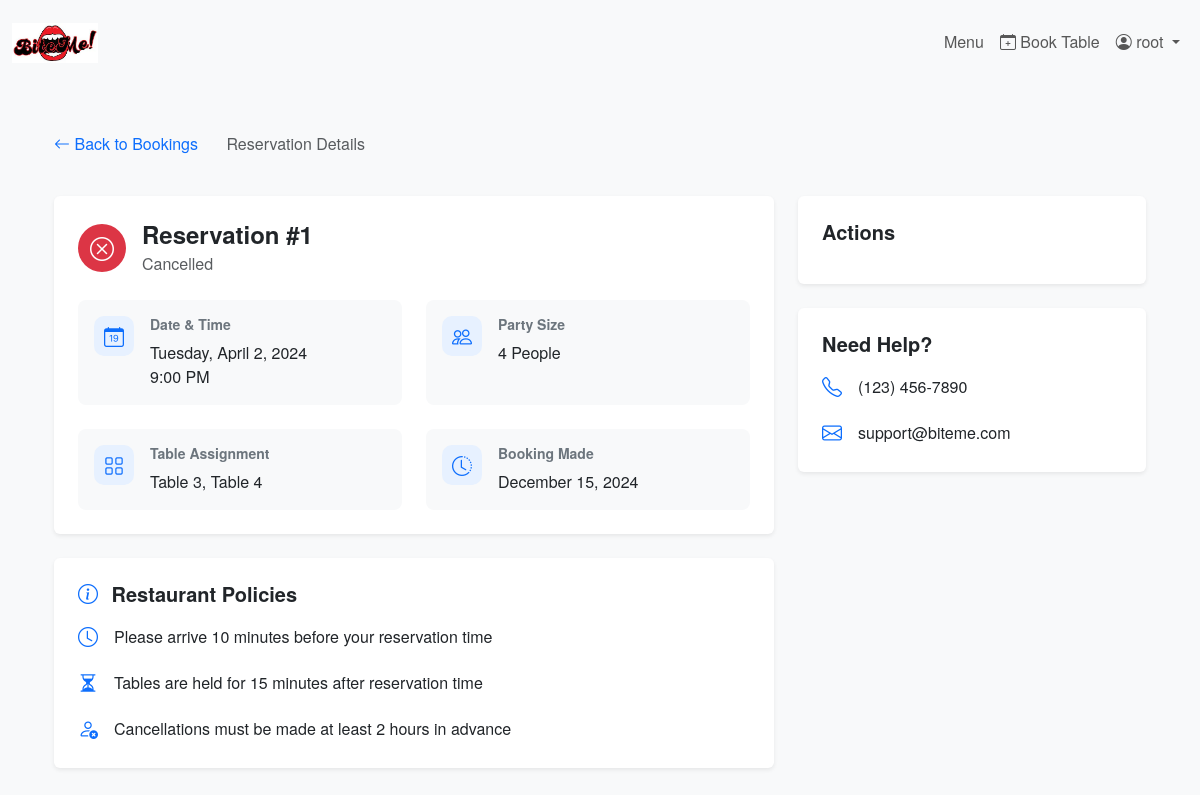
/booking/1/ (signed in), run on an earlier commit of the app's database.
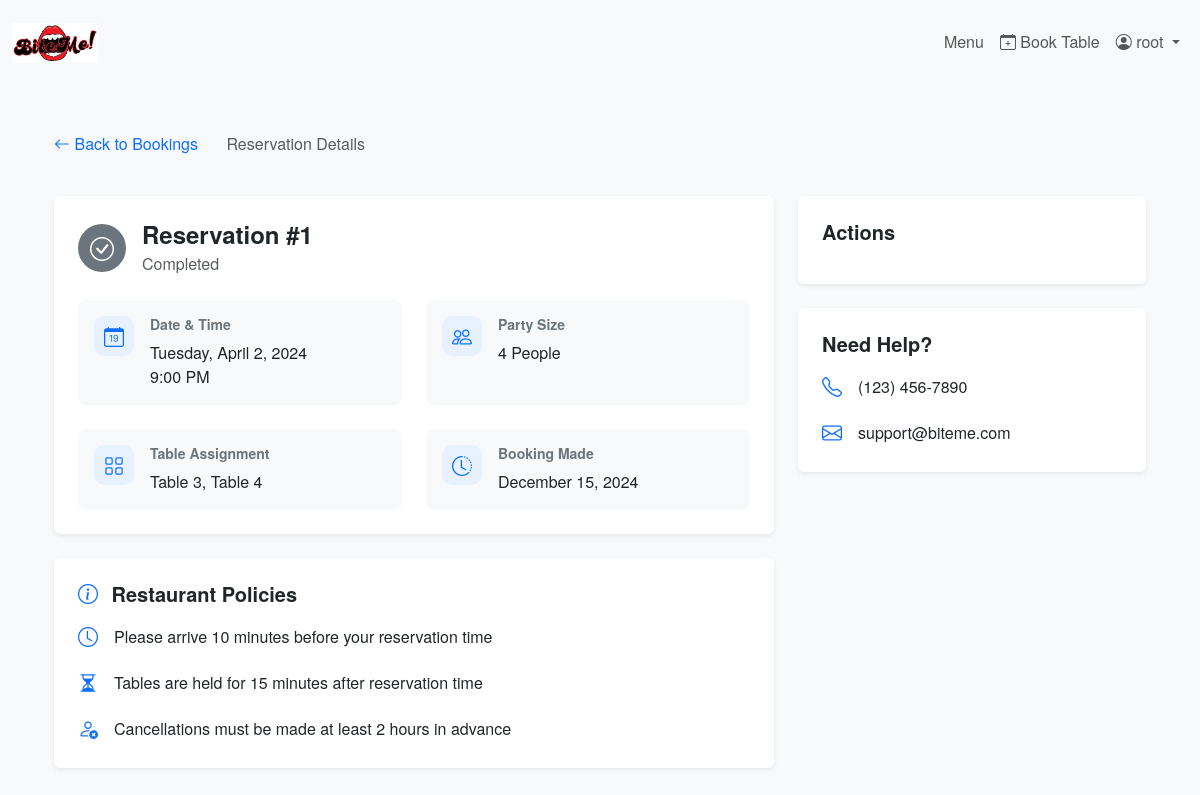
And on a later commit of the database.
### booking/models.py (models this page shows, shortened)
class Reservation(models.Model):
    user = models.ForeignKey(User, on_delete=models.CASCADE, related_name='reservations')
    date = models.DateField()
    time = models.TimeField()
    guests = models.IntegerField()
    tables = models.ManyToManyField(Table, related_name='reservations', blank=True)
    created_at = models.DateTimeField(default=timezone.now)
    canceled = models.BooleanField(default=False)

### booking/views.py (the view)
# urls.py: path('booking/<int:pk>/', booking_detail_view, name='booking_detail'),
@login_required
def booking_detail_view(request, pk):
    reservation = get_object_or_404(Reservation, pk=pk, user=request.user)
    context = {
        'reservation': reservation,
        'today': datetime.now().date()
    }
    return render(request, 'booking/booking_detail.html', context)

### booking/templates/booking/booking_detail.html (shortened to what the changed rows need)
{% extends 'booking/base.html' %}
{% load static %}
{% block content %}
<div class="container py-4">
    <div class="row">
        <div class="col-lg-8">
            <div class="card border-0 shadow-sm mb-4">
                <div class="card-body p-4">
                    <div class="d-flex align-items-center mb-4">
                        <div class="reservation-status-badge me-3
                            {% if reservation.canceled %}bg-danger
                            {% elif reservation.date < today %}bg-secondary
                            {% else %}bg-success{% endif %}">
                            <i class="bi
                                {% if reservation.canceled %}bi-x-circle
                                {% elif reservation.date < today %}bi-check-circle
                                {% else %}bi-calendar-check{% endif %}">
                            </i>
                        </div>
                        <div>
                            <h4 class="mb-1">Reservation #{{ reservation.id }}</h4>
                            <p class="text-muted mb-0">
                                {% if reservation.canceled %}
                                    Cancelled
                                {% elif reservation.date < today %}
                                    Completed
                                {% else %}
                                    Confirmed
                                {% endif %}
                            </p>
                        </div>
                    </div>
                </div>
            </div>
        </div>
    </div>
</div>
{% endblock %}

What changed in the data, as far as the page shows it:
changed Reservation "9:00 PM": canceled True → False (drawn)
Also different on the page:
text no longer shown: "Cancelled"
text now shown: "Completed"
